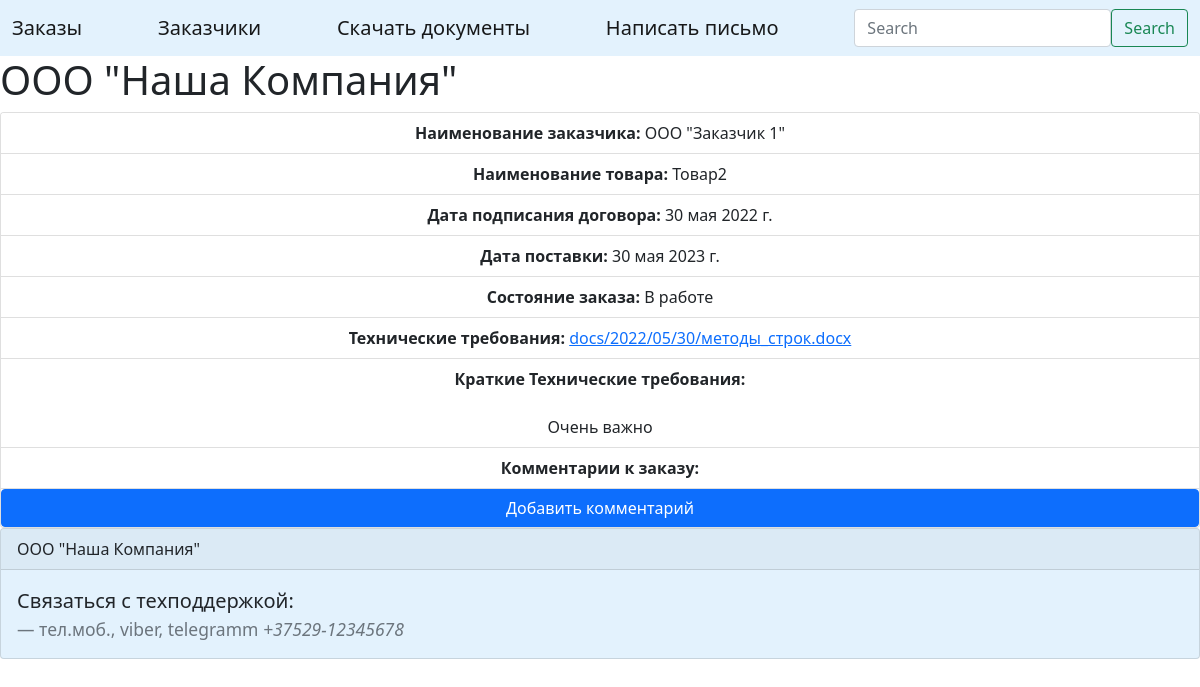
The app's page /order/2/ with its own data.
### ordering/models.py (models this page shows, shortened)
class Orders(models.Model):
    customers = models.ForeignKey(Customers, on_delete=models.PROTECT, verbose_name='Заказчик')
    name_of_goods = models.CharField(max_length=150, verbose_name='Наименование товара')
    date_of_contract = models.DateField(verbose_name='Дата подписания договора')
    date_of_delivery = models.DateField(verbose_name='Дата поставки')
    contract_status = models.CharField(max_length=150, verbose_name='Состояние заказа')
    class Meta:
        verbose_name = 'Заказ'
        verbose_name_plural = 'Заказы'
        ordering = ['-date_of_contract']

class Customers(models.Model):
    customers_mame = models.CharField(max_length=150, verbose_name='Наименование заказчика')
    customers_contact_person = models.CharField(max_length=250, verbose_name='Контактное лицо')
    customers_address = models.CharField(max_length=150, verbose_name='Адрес заказчика')
    def __str__(self):
        return self.customers_mame
    class Meta:
        verbose_name = 'Заказчик'
        verbose_name_plural = 'Заказчики'
        ordering = ['customers_mame']

class Requirements(models.Model):
    orders = models.ForeignKey(Orders, on_delete=models.PROTECT, verbose_name='Заказ')
    docs = models.FileField(upload_to='docs/%Y/%m/%d/', verbose_name='Документы', blank=True)
    text = models.CharField(max_length=250, verbose_name='Тех. требования кратко', blank=True)
    class Meta:
        verbose_name = 'Тех. требования'
        verbose_name_plural = 'Тех. требования'
        ordering = ['id']

### ordering/views.py (the view)
# urls.py: path('order/<int:order_id>/', views.order_detail, name='order_detail'),
def order_detail(request, order_id):
    order = get_object_or_404(models.Orders, id=order_id)
    requirements = models.Requirements.objects.filter(orders=order_id)
    comments = models.Comments.objects.filter(orders=order_id)
    context = {
        'order': order,
        'requirements': requirements,
        'comments': comments,
    }
    return render(request, 'order_detail.html', {'context': context})

### ordering/templates/order_detail.html (shortened to what this page needs)
{% extends 'base.html' %}
{% block content %}
<div class="card text-center">
    <ul class="list-group list-group-flush">
        <li class="list-group-item"><b>Наименование заказчика:</b> {{ context.order.customers }}</li>
        <li class="list-group-item"><b>Наименование товара:</b> {{ context.order.name_of_goods }}</li>
        <li class="list-group-item"><b>Дата подписания договора:</b> {{ context.order.date_of_contract }}</li>
        <li class="list-group-item"><b>Дата поставки:</b> {{ context.order.date_of_delivery }}</li>
        <li class="list-group-item"><b>Состояние заказа:</b> {{ context.order.contract_status }}</li>
        <li class="list-group-item"><b>Технические требования:</b>
            {% for requirement in context.requirements %}
            <a href={% url 'downloads_file' %}>{{ requirement.docs }}</a>
            {% endfor %}
        </li>
        <li class="list-group-item"><b>Краткие Технические требования:</b><br><br>
            {% for requirement in context.requirements %}
            <p class="card-text">{{ requirement.text }}</p>{% endfor %}
        </li>
        <li class="list-group-item"><b>Комментарии к заказу:</b>
        </li>
    </ul>
    <a href={% url 'add_comment' order_id=context.order.id %} class="btn btn-primary">Добавить комментарий</a>
</div>
{% endblock %}

### records on screen
Orders: order.customers "ООО \"Заказчик 1\"", order.name_of_goods "Товар2", order.date_of_contract "30 мая 2022 г.", order.date_of_delivery "30 мая 2023 г.", order.contract_status "В работе"
Requirements: docs "docs/2022/05/30/методы_строк.docx", text "Очень важно"
